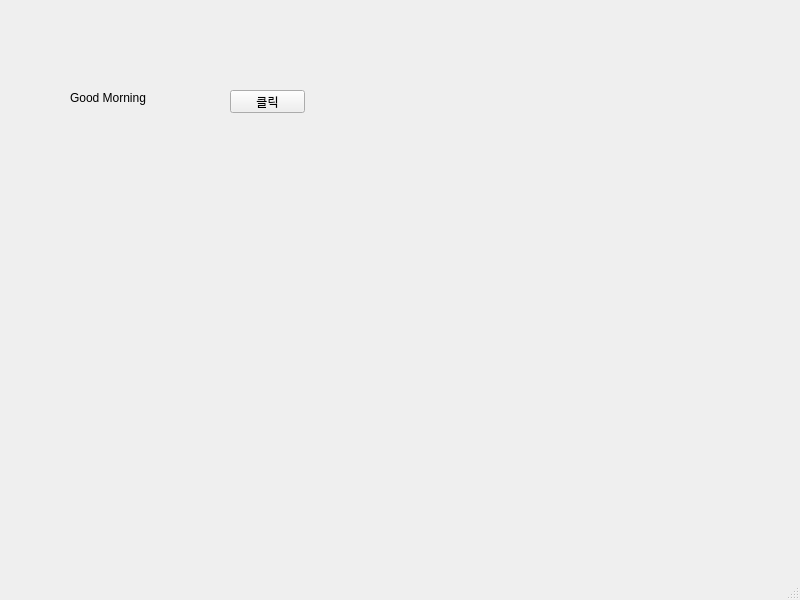
<?xml version="1.0" encoding="UTF-8"?>
<ui version="4.0">
 <class>MainWindow</class>
 <widget class="QMainWindow" name="MainWindow">
  <property name="geometry">
   <rect>
    <x>0</x>
    <y>0</y>
    <width>800</width>
    <height>600</height>
   </rect>
  </property>
  <property name="windowTitle">
   <string>MainWindow</string>
  </property>
  <widget class="QWidget" name="centralwidget">
   <widget class="QLabel" name="lbl">
    <property name="geometry">
     <rect>
      <x>70</x>
      <y>90</y>
      <width>131</width>
      <height>16</height>
     </rect>
    </property>
    <property name="text">
     <string>Good Morning</string>
    </property>
   </widget>
   <widget class="QPushButton" name="pb">
    <property name="geometry">
     <rect>
      <x>230</x>
      <y>90</y>
      <width>75</width>
      <height>23</height>
     </rect>
    </property>
    <property name="text">
     <string>클릭</string>
    </property>
   </widget>
  </widget>
  <widget class="QMenuBar" name="menubar">
   <property name="geometry">
    <rect>
     <x>0</x>
     <y>0</y>
     <width>800</width>
     <height>21</height>
    </rect>
   </property>
  </widget>
  <widget class="QStatusBar" name="statusbar"/>
 </widget>
 <resources/>
 <connections/>
</ui>
